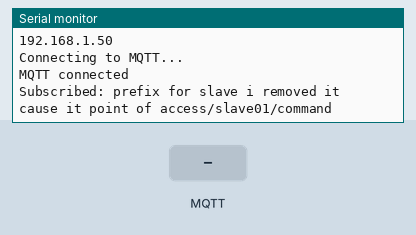
The sketch below on a simulated ESP32. On the bench: the last lines printed to the serial monitor. The test bench sets the inputs (shaded band). WiFi joins after 1.5 s; servers stay silent unless stated; random numbers use the default seed unless the sketch sets one; no MQTT or app messages arrive unless stated.

Above: at 2.7 s.
2.8 s: MQTT message "PUMP_ON" arrives on the first subscribed topic
At 3.6 s:
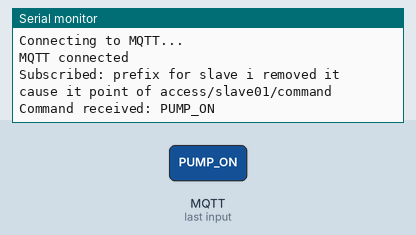
5.8 s: MQTT message "PUMP_OFF" arrives on the first subscribed topic
At 7.0 s:
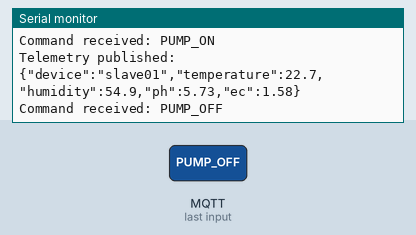
7.3 s: MQTT message "1" arrives on the first subscribed topic
At 8.2 s:
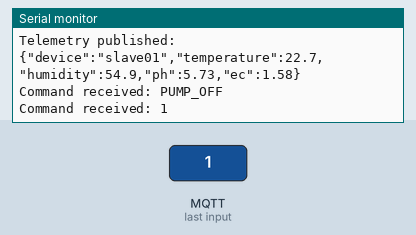
8.8 s: MQTT message "on" arrives on the first subscribed topic
At 9.4 s:
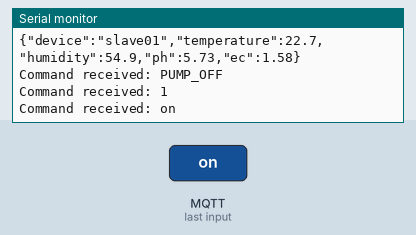
10.3 s: MQTT message "off" arrives on the first subscribed topic
At 11.7 s:
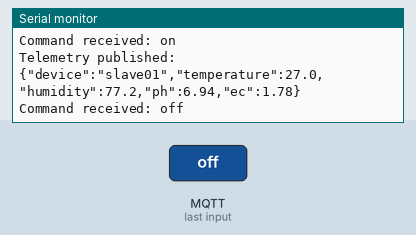

Measured:
- after the input at 2.8 s, the serial monitor: prints a new line at once (image 1)
- after the input at 5.8 s, the serial monitor: prints a new line at once (image 2)
- after the input at 7.3 s, the serial monitor: prints a new line at once (image 3)
- after the input at 8.8 s, the serial monitor: prints a new line at once (image 4)
- after the input at 10.3 s, the serial monitor: prints a new line at once (image 5)

The sketch:

Slave.ino
```cpp
#include <WiFi.h>
#include <PubSubClient.h>

// Wi-Fi provided by Wokwi
const char* WIFI_SSID = "Wokwi-GUEST";
const char* WIFI_PASSWORD = "";

// Temporary public MQTT broker
const char* MQTT_SERVER = "broker.hivemq.com";
const int MQTT_PORT = 1883;

// Change this for the second ESP32
const char* DEVICE_ID = "slave01";

// Use the SAME prefix in the Kali master code
const char* PREFIX = "prefix for slave i removed it cause it point of access";

WiFiClient espClient;
PubSubClient mqtt(espClient);

String telemetryTopic;
String commandTopic;
String ackTopic;

unsigned long lastPublish = 0;
bool pumpState = false;

void publishAck(const char* action) {
  String payload = "{";
  payload += "\"device\":\"" + String(DEVICE_ID) + "\",";
  payload += "\"action\":\"" + String(action) + "\",";
  payload += "\"pump_state\":";
  payload += pumpState ? "true" : "false";
  payload += "}";

  mqtt.publish(ackTopic.c_str(), payload.c_str());
}

void callback(char* topic, byte* payload, unsigned int length) {
  String message = "";

  for (unsigned int i = 0; i < length; i++) {
    message += (char)payload[i];
  }

  Serial.println("Command received: " + message);

  if (message.indexOf("PUMP_ON") >= 0) {
    pumpState = true;
    publishAck("PUMP_ON");
  }
  else if (message.indexOf("PUMP_OFF") >= 0) {
    pumpState = false;
    publishAck("PUMP_OFF");
  }
}

void connectWiFi() {
  WiFi.begin(WIFI_SSID, WIFI_PASSWORD);

  Serial.print("Connecting to Wi-Fi");

  while (WiFi.status() != WL_CONNECTED) {
    delay(500);
    Serial.print(".");
  }

  Serial.println("\nWi-Fi connected");
  Serial.println(WiFi.localIP());
}

void connectMQTT() {
  while (!mqtt.connected()) {
    Serial.println("Connecting to MQTT...");

    if (mqtt.connect(DEVICE_ID)) {
      Serial.println("MQTT connected");

      mqtt.subscribe(commandTopic.c_str());

      Serial.println("Subscribed: " + commandTopic);
    } else {
      Serial.print("MQTT error: ");
      Serial.println(mqtt.state());
      delay(3000);
    }
  }
}

void setup() {
  Serial.begin(115200);

  telemetryTopic =
    String(PREFIX) + "/" + DEVICE_ID + "/telemetry";

  commandTopic =
    String(PREFIX) + "/" + DEVICE_ID + "/command";

  ackTopic =
    String(PREFIX) + "/" + DEVICE_ID + "/ack";

  connectWiFi();

  mqtt.setServer(MQTT_SERVER, MQTT_PORT);
  mqtt.setCallback(callback);
}

void loop() {
  if (WiFi.status() != WL_CONNECTED) {
    connectWiFi();
  }

  if (!mqtt.connected()) {
    connectMQTT();
  }

  mqtt.loop();

  if (millis() - lastPublish >= 5000) {
    lastPublish = millis();

    // Simulated sensor readings
    float temperature = random(220, 300) / 10.0;
    float humidity = random(500, 800) / 10.0;
    float ph = random(550, 700) / 100.0;
    float ec = random(100, 200) / 100.0;

    String payload = "{";
    payload += "\"device\":\"" + String(DEVICE_ID) + "\",";
    payload += "\"temperature\":" + String(temperature, 1) + ",";
    payload += "\"humidity\":" + String(humidity, 1) + ",";
    payload += "\"ph\":" + String(ph, 2) + ",";
    payload += "\"ec\":" + String(ec, 2);
    payload += "}";

    mqtt.publish(telemetryTopic.c_str(), payload.c_str());

    Serial.println("Telemetry published:");
    Serial.println(payload);
  }
}
```
